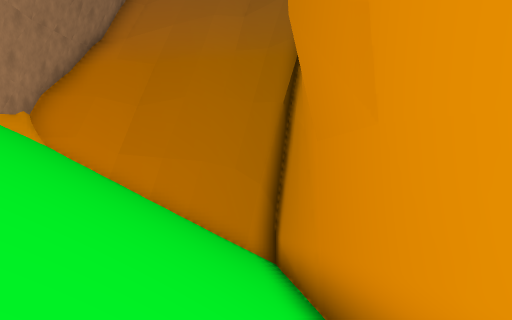
View 1 (above)

16 first-person views from a walk through a Unity game level. The camera is 1.5 m above the floor, tilts 6° down and sees 70° across. The floor is counted in squares, 2 m on a side. Each view is taken from the middle of a square. On the plan, view 1 faces up. The plan holds only what a view shows up to about 11 squares ahead; the rest is blank. The place goes on beyond the plan. Some animated figures are not drawn.

View 2
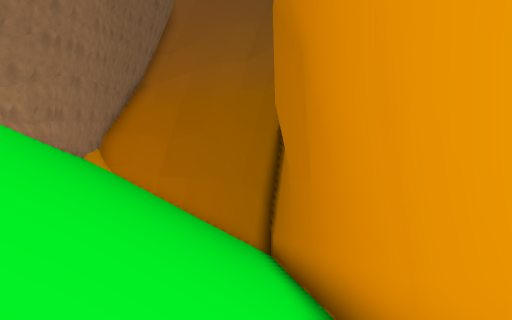

View 3
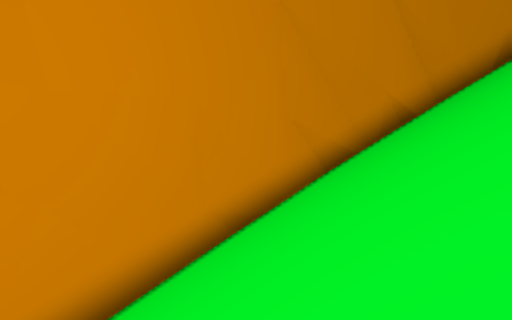

View 4
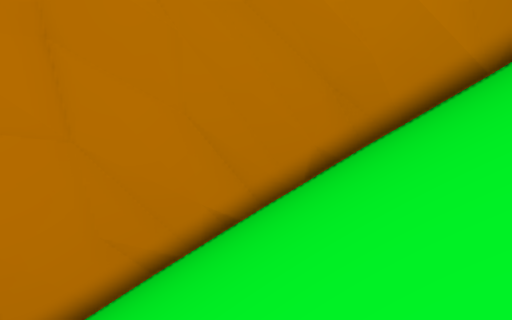

View 5
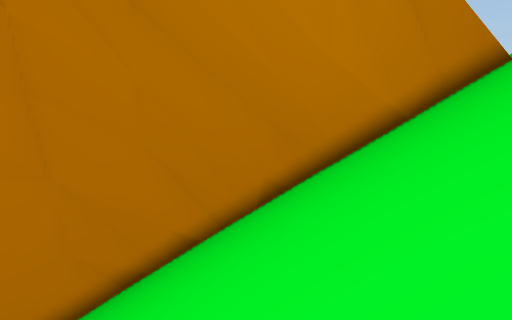

View 6
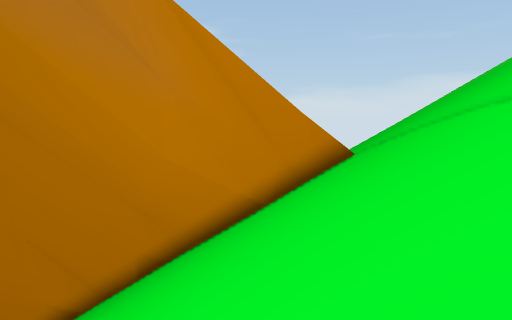

View 7
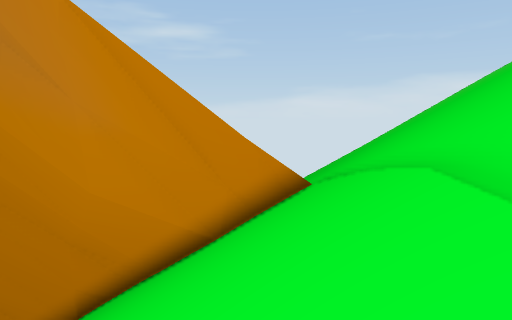

View 8
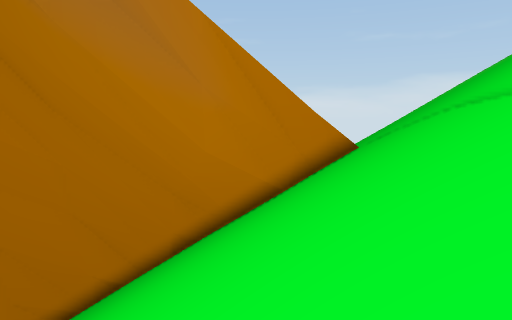

View 9
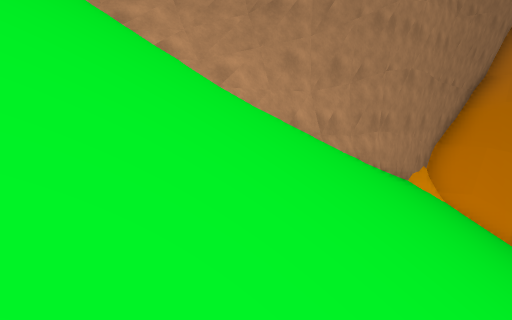

View 10
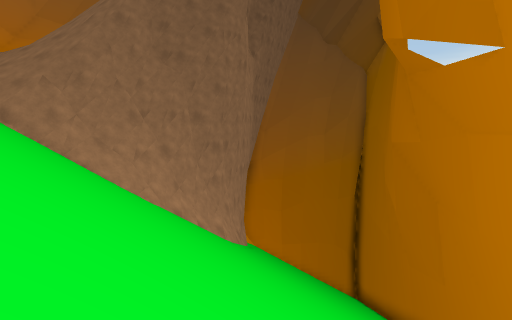

View 11
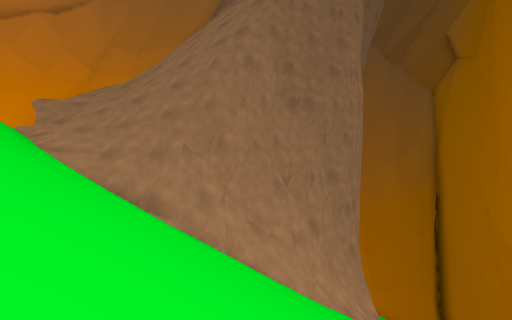

View 12
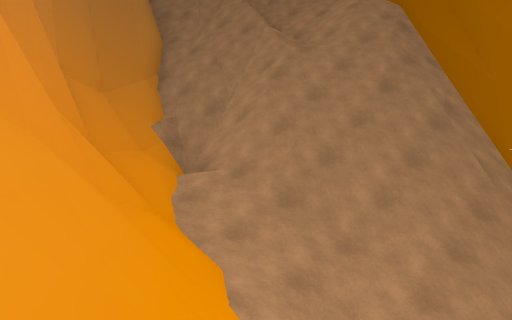

View 13
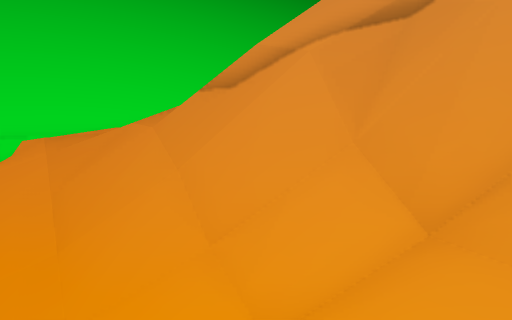

View 14
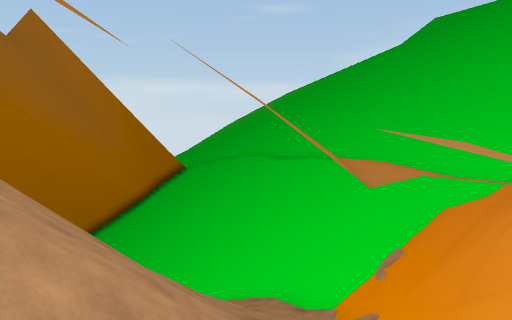

View 15
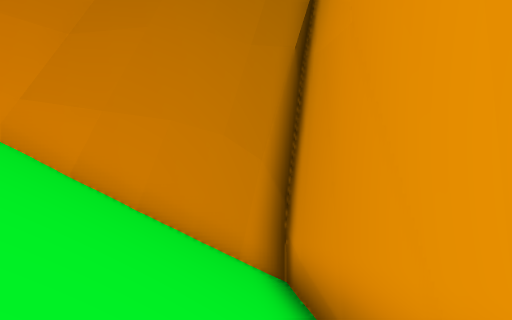

View 16
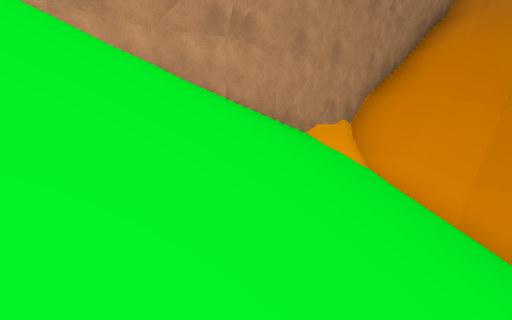

### Floor plan
Key: @ floor where view 1 was taken; # wall or solid block; . main floor; - floor 1.75 m lower than the main floor; _ floor 3.25 m lower than the main floor; : floor 3.25 m higher than the main floor; / step, stairs or slope; ^ raised ledge.
Columns run from 20 left of view 1 to 2 right of it. Each row starts with its distance up from view 1.
 14                ##
 13                //
 12         ###   #/    ##
 11       ###/#   #/  ###^
 10       #:////  //###//#
  9      ##//# // //#////#
  8      ##//#///////////#
  7     ##/////// #//////#
  6     ##//////###//////#
  5   ^##///////###//////#
  4   ^##//////## #//////^
  3 ^^^///////#####///////#
  2 #^^///////####////////#
  1  #^#-/////#/#/////////#
  0   #^#///////////////@/#
 -1   #^ ////////////////#
 -2      ////////////////#
 -3      .///////////////#
 -4       ///////////////#
 -5       .//////////////#
 -6       ^.////////////#
 -7       ^#///////////#^
 -8       #^./////////#^
 -9        ##-///////#^
-10         ##-///###^
-11          #^__#^^
-12          #^^#^
-13           #^^
-14            #^

Where each view was taken, in squares from view 1:
view 1: 0 up, 0 right, facing up
view 2: 4 down, 0 right, facing up
view 3: 3 up, 5 left, facing down-right
view 4: 0 up, 9 left, facing down-right
view 5: 0 up, 11 left, facing down-right
view 6: 3 down, 14 left, facing down-right
view 7: 5 down, 14 left, facing down-right
view 8: 1 down, 15 left, facing down-right
view 9: 1 down, 2 left, facing up-left
view 10: 8 down, 5 left, facing up
view 11: 6 down, 9 left, facing up
view 12: 2 up, 17 left, facing up-right
view 13: 6 up, 12 left, facing left
view 14: 10 up, 13 left, facing down
view 15: 4 up, 0 right, facing up
view 16: 3 up, 2 left, facing up-left
